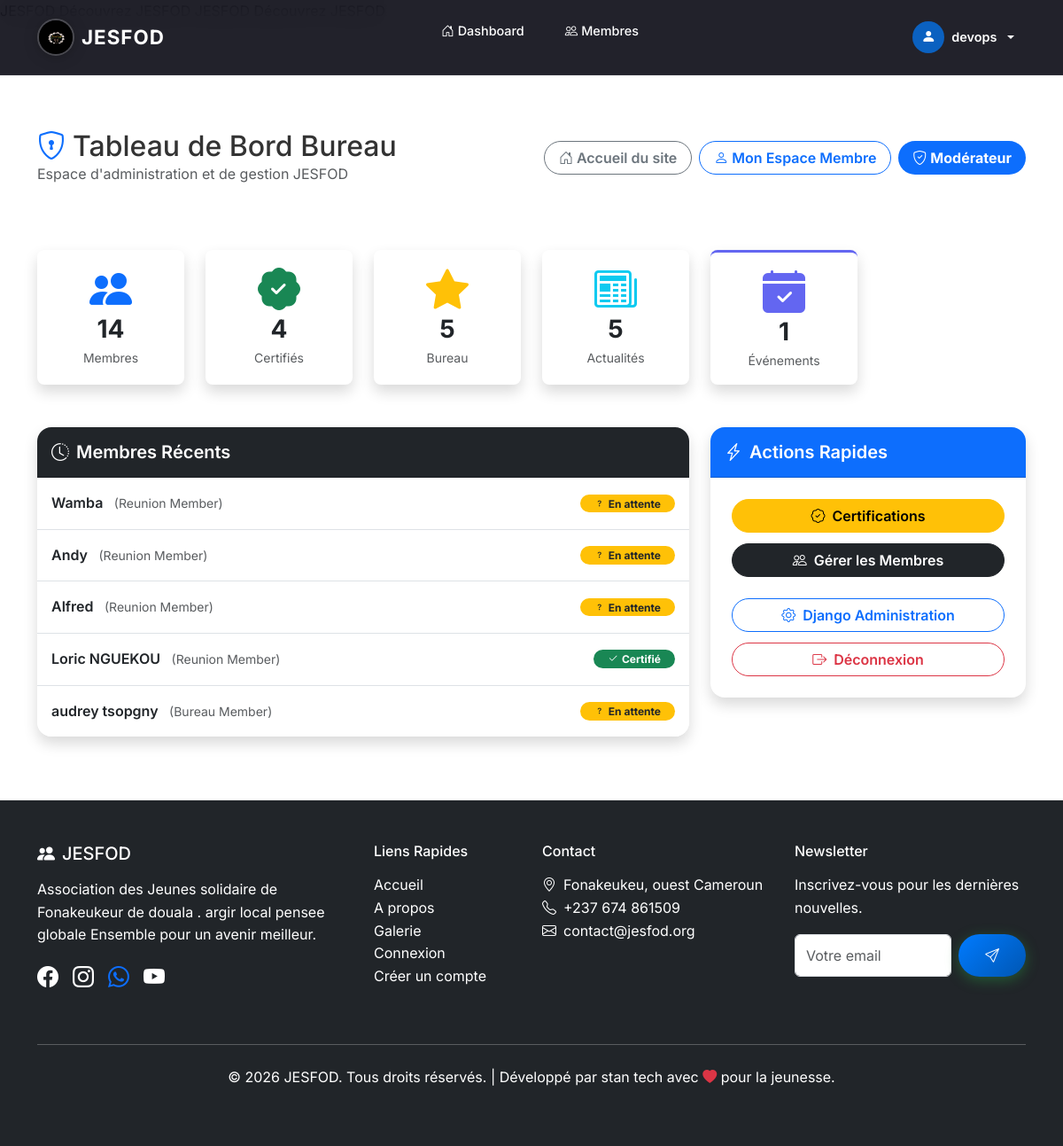
The app's page /adminjesfod/ (signed in), older data.
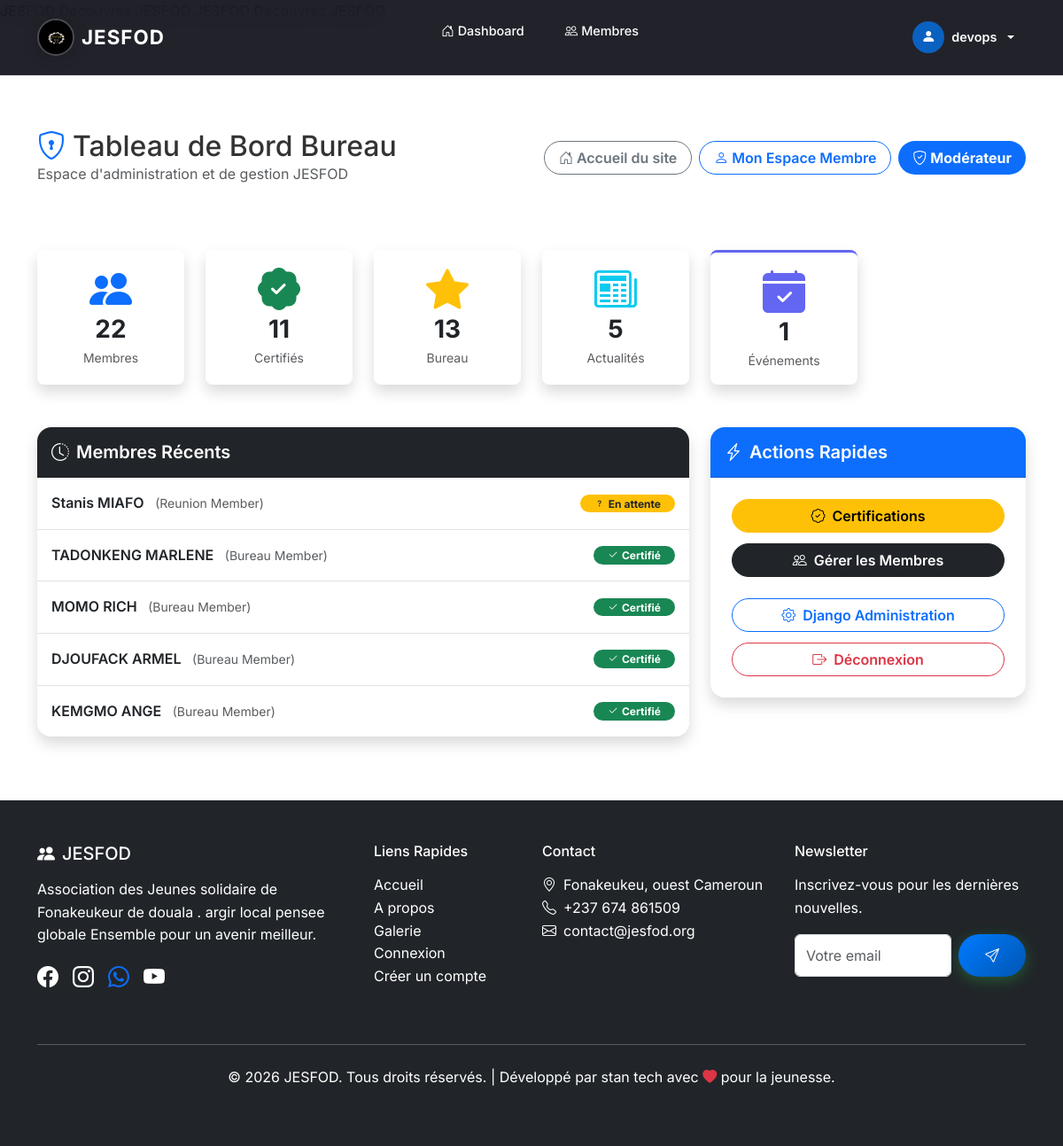
The same page, newer data.
### menber_JESFOD/models.py (models this page shows, shortened)
class Member(models.Model):
    ROLE_CHOICES = [
        ('bureau', 'Bureau Member'),
        ('reunion', 'Reunion Member'),
    ]
    POSITION_CHOICES = [
        ('president', 'Président(e)'),
        ('vice_president', 'Vice-Président(e)'),
        ('secretaire_general', 'Secrétaire Général(e)'),
        ('secretaire_adjoint', 'Vice-Secrétaire'),
        ('censeur', 'Censeur'),
        ('charge_culturel', 'Chargé(e) des Affaires Culturelles'),
        ('charge_com', 'Chargé(e) de Communication'),
        ('charge_animation', 'Chargé(e) Animation'),
        ('tresorier', 'Trésorier(e)'),
        ('tresorier_adjoint', 'Trésorier(e) Adjoint(e)'),
        ('commissaire_comptes', 'Commissaire aux Comptes'),
        ('charge_sport', 'Chargé(e) des Sports'),
        ('sante', 'Chargé(e) de la Santé'),
        ('conseiller', 'Conseiller(e)'),
        ('membre', 'Membre du Bureau'),
        ('membre_reunion', 'Membre de Réunion'),
    ]
    SCHOOL_LEVEL_CHOICES = [
        ('primaire', 'Primaire'),
        ('college', 'Collège'),
        ('lycee', 'Lycée'),
        ('universite', 'Université'),
        ('master', 'Master'),
        ('doctorat', 'Doctorat'),
    ]
    user = models.OneToOneField(User, on_delete=models.CASCADE)
    name = models.CharField(max_length=100)
    email = models.EmailField()
    phone = models.CharField(max_length=20, blank=True)
    address = models.TextField(blank=True)
    profile_photo = models.ImageField(upload_to='profiles/', blank=True, null=True)
    school_level = models.CharField(max_length=20, choices=SCHOOL_LEVEL_CHOICES, blank=True)
    role = models.CharField(max_length=10, choices=ROLE_CHOICES, default='reunion')
    position = models.CharField(max_length=50, choices=POSITION_CHOICES, default='membre',
                                help_text="Poste occupé au sein du bureau (si applicable)")
    is_certified = models.BooleanField(default=False)
    certification_date = models.DateTimeField(null=True, blank=True)
    activities = models.TextField(blank=True, help_text="Activités et responsabilités du membre")
    @property
    def is_bureau(self):
        return self.role == 'bureau'
    @property
    def is_president_or_vp(self):
        return self.role == 'bureau' and self.position in ('president', 'vice_president')
    @property
    def is_tresorier_access(self):
        return self.role == 'bureau' and self.position in ('president', 'vice_president', 'tresorier', 'tresorier_adjoint', 'commissaire_comptes')
    @property
    def is_secretaire_access(self):
        return self.role == 'bureau' and self.position in ('president', 'vice_president', 'secretaire_general', 'secretaire_adjoint')
    @property
    def is_censeur_access(self):
        return self.role == 'bureau' and self.position in ('president', 'vice_president', 'censeur')
    @property
    def is_com_culture_access(self):
        return self.role == 'bureau' and self.position in ('president', 'vice_president', 'charge_com', 'charge_culturel', 'charge_animation', 'charge_sport', 'sante')
    @property
    def is_conseiller_access(self):
        return self.role == 'bureau' and self.position in ('president', 'vice_president', 'conseiller')
    @property
    def inscription_paid(self):
        return self.finances.filter(type='inscription', is_paid=True).exists()
    @property
    def total_amendes(self):
        from django.db.models import Sum
        total = self.finances.filter(type='amande', is_paid=False).aggregate(Sum('amount'))['amount__sum']
        return total or 0
    @property
    def situation(self):
        if self.inscription_paid and self.total_amendes == 0:
            return 'a_jour'
        return 'pas_a_jour'

### admin_JESFOD/views.py (the view)
# urls.py: path('', views.admin_dashboard, name='admin_dashboard'),
@login_required
@bureau_required
def admin_dashboard(request):
    total_members = Member.objects.count()
    certified_members = Member.objects.filter(is_certified=True).count()
    bureau_members = Member.objects.filter(role='bureau').count()
    total_news = News.objects.count()
    total_events = Event.objects.count()
    recent_members = Member.objects.order_by('-user__date_joined')[:5]
    total_inscriptions = FinanceEntry.objects.filter(type='inscription', is_paid=True).aggregate(
        total=Sum('amount'))['total'] or 0
    total_fdr = FinanceEntry.objects.filter(type='fdr', is_paid=True).aggregate(
        total=Sum('amount'))['total'] or 0
    total_amendes = FinanceEntry.objects.filter(type='amande', is_paid=True).aggregate(
        total=Sum('amount'))['total'] or 0
    total_tontine = FinanceEntry.objects.filter(type='tontine', is_paid=True).aggregate(
        total=Sum('amount'))['total'] or 0
    all_members = Member.objects.prefetch_related('finances').all()
    members_pas_a_jour = [m for m in all_members if m.situation == 'pas_a_jour']
    context = {
        'total_members': total_members,
        'certified_members': certified_members,
        'bureau_members': bureau_members,
        'total_news': total_news,
        'total_events': total_events,
        'recent_members': recent_members,
        'total_inscriptions': total_inscriptions,
        'total_fdr': total_fdr,
        'total_amendes': total_amendes,
        'total_tontine': total_tontine,
        'members_pas_a_jour': members_pas_a_jour,
        'is_admin_page': True,
        'is_president_role': is_president(request.user),
        'is_tresorier_role': is_tresorier(request.user),
        'is_secretaire_role': is_secretaire(request.user),
        'is_censeur_role': is_censeur(request.user),
        'is_com_culture_role': is_com_culture(request.user),
        'is_conseiller_role': is_conseiller(request.user),
    }
    return render(request, 'admin_JESFOD/dashboard.html', context)

### admin_JESFOD/views.py (called while the page is built)
def is_bureau(user):
    try:
        return Member.objects.get(user=user).is_bureau
    except Member.DoesNotExist:
        return False

def is_president(user):
    try:
        return Member.objects.get(user=user).is_president_or_vp
    except Member.DoesNotExist:
        return False

def is_tresorier(user):
    try:
        return Member.objects.get(user=user).is_tresorier_access
    except Member.DoesNotExist:
        return False

def is_secretaire(user):
    try:
        return Member.objects.get(user=user).is_secretaire_access
    except Member.DoesNotExist:
        return False

def is_censeur(user):
    try:
        return Member.objects.get(user=user).is_censeur_access
    except Member.DoesNotExist:
        return False

def is_com_culture(user):
    try:
        return Member.objects.get(user=user).is_com_culture_access
    except Member.DoesNotExist:
        return False

def is_conseiller(user):
    try:
        return Member.objects.get(user=user).is_conseiller_access
    except Member.DoesNotExist:
        return False

### admin_JESFOD/templates/admin_JESFOD/dashboard.html (shortened to what the changed rows need)
{% extends 'base.html' %}
{% block content %}
<div class="container mt-5 py-4">
  <div class="d-flex justify-content-between align-items-center mb-4 flex-wrap gap-3">
    <div>
      <h2 class="fw-black mb-0"><i class="bi bi-shield-lock text-primary me-2"></i>Tableau de Bord Bureau</h2>
    </div>
  </div>
  <div class="row g-4 mb-5 text-center">
    <div class="col-xl-2 col-md-4 col-6">
      <div class="card shadow border-0 h-100 rounded-3">
        <div class="card-body">
          <i class="bi bi-people-fill display-5 text-primary mb-2"></i>
          <h3 class="fw-bold mb-1">{{ total_members }}</h3>
          <p class="text-muted small mb-0">Membres</p>
        </div>
      </div>
    </div>
    <div class="col-xl-2 col-md-4 col-6">
      <div class="card shadow border-0 h-100 rounded-3">
        <div class="card-body">
          <i class="bi bi-patch-check-fill display-5 text-success mb-2"></i>
          <h3 class="fw-bold mb-1">{{ certified_members }}</h3>
          <p class="text-muted small mb-0">Certifiés</p>
        </div>
      </div>
    </div>
    <div class="col-xl-2 col-md-4 col-6">
      <div class="card shadow border-0 h-100 rounded-3">
        <div class="card-body">
          <i class="bi bi-star-fill display-5 text-warning mb-2"></i>
          <h3 class="fw-bold mb-1">{{ bureau_members }}</h3>
          <p class="text-muted small mb-0">Bureau</p>
        </div>
      </div>
    </div>
  </div>
  <div class="row g-4">
    <div class="col-lg-8">
      <div class="card shadow border-0 rounded-4 overflow-hidden">
        <div class="card-body p-0">
          <ul class="list-group list-group-flush">
            {% for member in recent_members %}
              <li class="list-group-item d-flex justify-content-between align-items-center py-3">
                <div>
                  <span class="fw-semibold text-dark">{{ member.name }}</span>
                  <span class="text-muted small ms-2">({{ member.get_role_display }})</span>
                </div>
                <span class="badge {% if member.is_certified %}bg-success{% else %}bg-warning text-dark{% endif %} rounded-pill px-3 py-1">
                  {% if member.is_certified %}<i class="bi bi-check2 me-1"></i>Certifié{% else %}<i class="bi bi-question me-1"></i>En attente{% endif %}
                </span>
              </li>
            {% empty %}
              <li class="list-group-item text-muted py-4 text-center">Aucun membre inscrit récemment.</li>
            {% endfor %}
          </ul>
        </div>
      </div>
    </div>
  </div>
</div>
{% endblock %}

Row changes from the older to the newer data that the page shows:
removed Member: name "Wamba", role "Reunion Member", is_certified False (drawn)
no longer on this page (row unchanged): Member: name "Andy", role "Reunion Member", is_certified False (drawn)
no longer on this page (row unchanged): Member: name "Alfred", role "Reunion Member", is_certified False (drawn)
no longer on this page (row unchanged): Member: name "Loric NGUEKOU", role "Reunion Member", is_certified True (drawn)
no longer on this page (row unchanged): Member: name "audrey tsopgny", role "Bureau Member", is_certified False (drawn)
added Member: name "Stanis MIAFO", role "Reunion Member", is_certified False (drawn)
added Member: name "TADONKENG MARLENE", role "Bureau Member", is_certified True (drawn)
added Member: name "MOMO RICH", role "Bureau Member", is_certified True (drawn)
added Member: name "DJOUFACK ARMEL", role "Bureau Member", is_certified True (drawn)
added Member: name "KEMGMO ANGE", role "Bureau Member", is_certified True (drawn)
Text that changed along with them:
{{ total_members }}: "14" → "22"
{{ certified_members }}: "4" → "11"
{{ bureau_members }}: "5" → "13"
